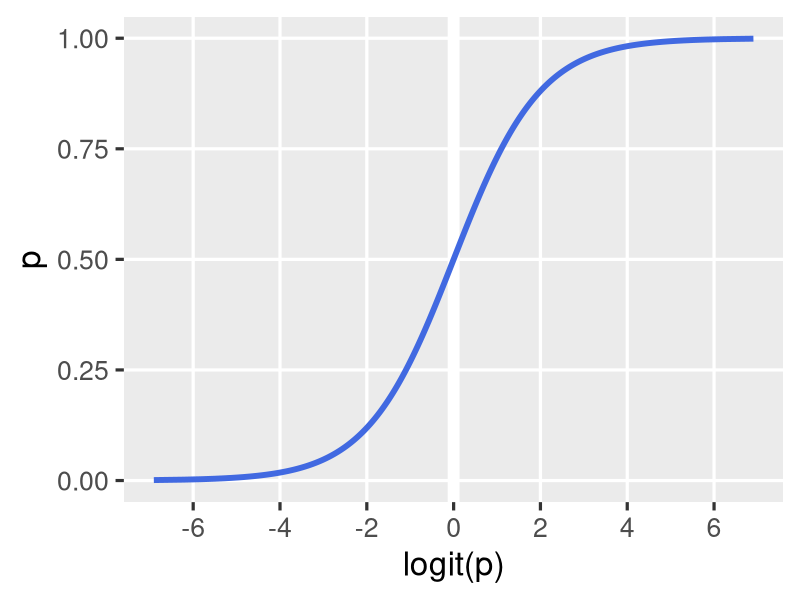
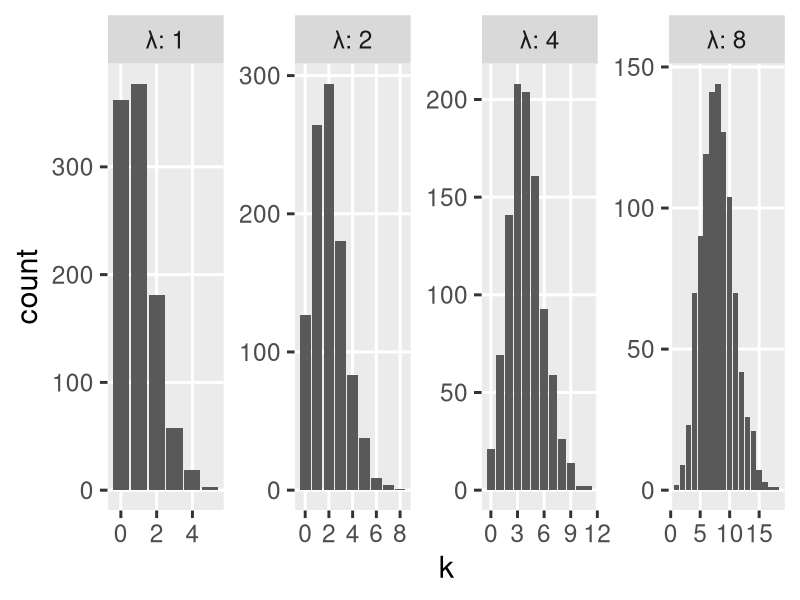
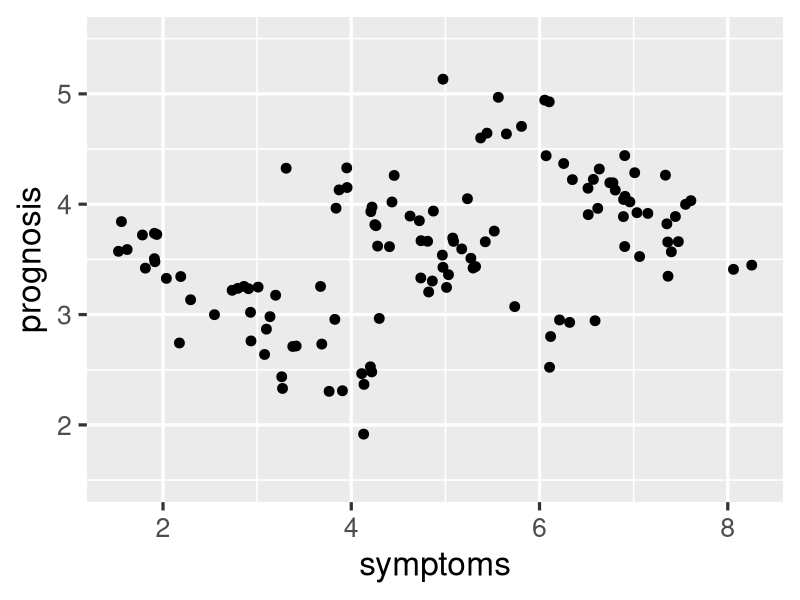
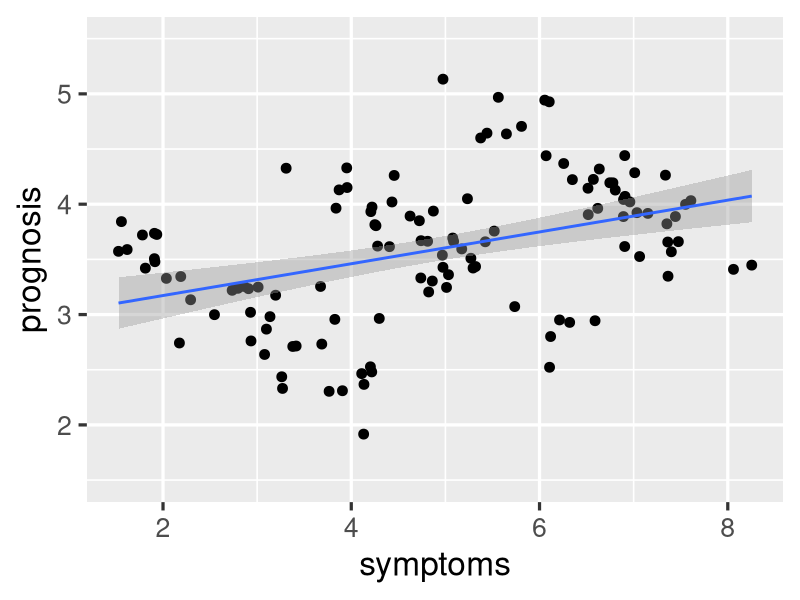
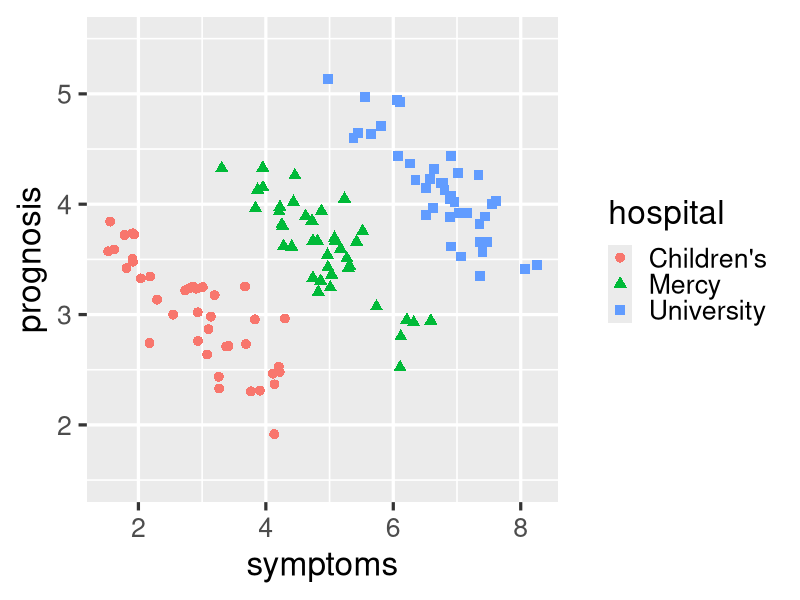
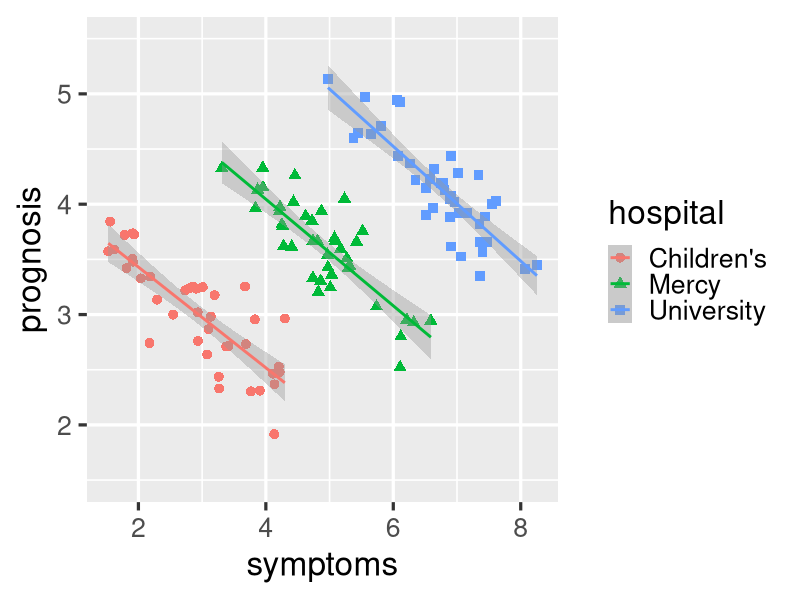

These charts were generated, in order, by the following R code:
## ---- chunk 1
#| echo: false
#| message: false

library(tidyverse)
tibble(
  p = seq(0.001, 0.999, by = 0.001),
  `logit(p)` = log(p / (1 - p))
) |> 
  ggplot(aes(y = p, x = `logit(p)`)) +
  geom_vline(
    color = "white", 
    linewidth = 4, 
    xintercept = 0
  ) +
  geom_line(color = "royalblue", linewidth = 2) +
  scale_x_continuous(breaks = seq(-6, 6, 2)) +
  theme_gray(base_size = 24) +
  theme(panel.grid.minor = element_blank())

## ---- chunk 2
#| echo: false

tibble(`λ` = c(1, 2, 4, 8)) |>
  mutate(k = map(`λ`, \(x) rpois(1000, x))) |> 
  unnest(k) |> 
  ggplot(aes(x = k)) + 
  geom_bar() +
  facet_wrap(~`λ`, labeller = label_both, scales = "free", nrow = 1) +
  # scale_x_continuous(breaks = seq(0, 20, 4)) +
  theme_grey(base_size = 22) +
  theme(panel.grid.minor = element_blank())

## ---- chunk 3
#| echo: false

set.seed(2021)
d1 <- 
  tibble(
    hospital = rep(1:3, each = 40),
    symptoms = c(rnorm(40, 3, 0.75), rnorm(40, 5, 0.75), rnorm(40, 7, 0.75)),
    prognosis = 3 + 1.5*hospital - 0.5*symptoms + rnorm(120, 0, 0.25)
  ) |> 
  mutate(
    hospital = factor(hospital, labels = c("Children's", "Mercy", "University"))
  )

ggplot(d1, aes(x = symptoms, y = prognosis)) + 
  geom_point(size = 3) +
  scale_y_continuous(limits = c(1.5, 5.5)) +
  theme_grey(base_size = 24)
## ---- chunk 4
#| echo: false

ggplot(d1, aes(x = symptoms, y = prognosis)) + 
  geom_point(size = 3) + 
  geom_smooth(formula = y~x, method = "lm", linewidth = 1) + 
  scale_y_continuous(limits = c(1.5, 5.5)) +
  theme_grey(base_size = 24)
## ---- chunk 5
ggplot(
  d1, 
  aes(x = symptoms, y = prognosis, color = hospital, shape = hospital)
) +
  geom_point(size = 3) + 
  scale_y_continuous(limits = c(1.5, 5.5)) +
  theme_grey(base_size = 24)
## ---- chunk 6
ggplot(
  d1, 
  aes(x = symptoms, y = prognosis, color = hospital, shape = hospital)
) + 
  geom_point(size = 3) + 
  geom_smooth(formula = y~x, method = "lm", linewidth = 1) + 
  scale_y_continuous(limits = c(1.5, 5.5)) +
  theme_grey(base_size = 24)
